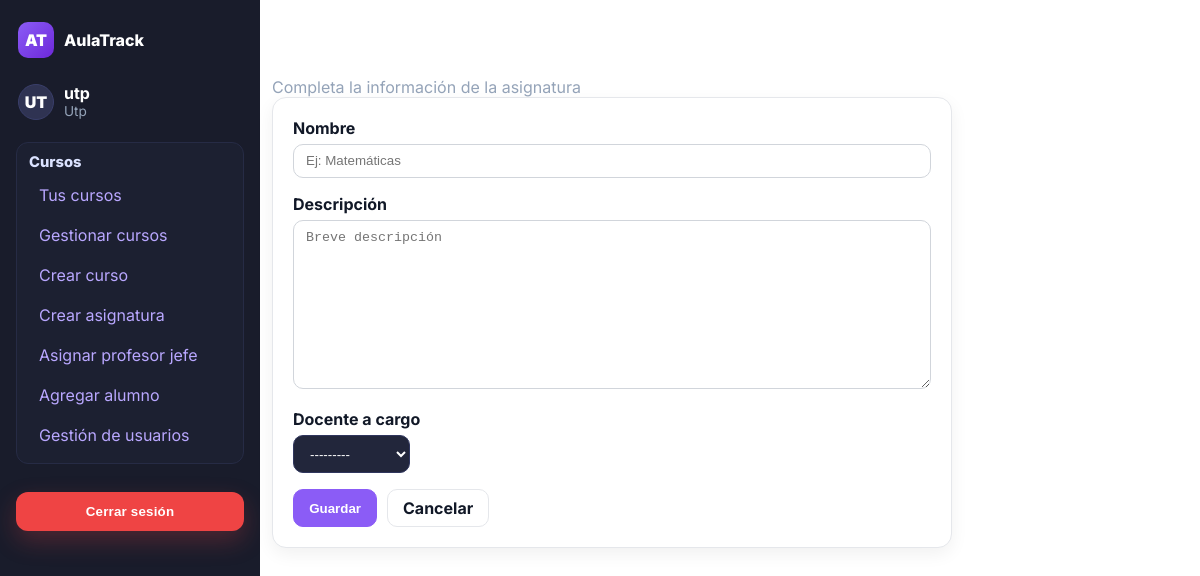
/asignaturas/crear/ (signed in), run on the app's committed database.
### usuarios/models.py (models this page shows, shortened)
class Usuario(AbstractUser):
    nombres = models.CharField(max_length=100)
    apellidos = models.CharField(max_length=100)
    rut = models.CharField(max_length=12, unique=True, validators=[rut_validator])
    ROLE_DOCENTE = 'docente'
    ROLE_UTP = 'utp'
    ROLE_INSPECTOR = 'inspector'
    ROLE_CHOICES = [
        (ROLE_DOCENTE, 'Docente'),
        (ROLE_UTP, 'UTP'),
        (ROLE_INSPECTOR, 'Inspector'),
    ]
    role = models.CharField(max_length=20, choices=ROLE_CHOICES)

### usuarios/views.py (the view)
# urls.py: path('asignaturas/crear/', crear_asignatura, name='crear_asignatura'),
@user_passes_test(es_utp)
def crear_asignatura(request):
    if request.method == "POST":
        form = AsignaturaForm(request.POST)
        if form.is_valid():
            form.save()
            messages.success(request, "Asignatura creada con éxito.")
            return redirect("usuarios:cursos_lista")
        messages.error(request, "Revisa los errores del formulario.")
    else:
        form = AsignaturaForm()
    return render(request, "crear_asignatura.html", {"form": form})

### usuarios/forms.py (shortened to what this page needs)
class AsignaturaForm(forms.ModelForm):
    class Meta:
        model = Asignatura
        fields = ["nombre", "descripcion", "profesor"]
        labels = {
            "nombre": "Nombre de la asignatura",
            "descripcion": "Descripción",
            "profesor": "Profesor",
        }
        widgets = {
            "nombre": forms.TextInput(attrs={"placeholder": "Ej: Matemáticas"}),
            "descripcion": forms.Textarea(attrs={"placeholder": "Breve descripción"}),
            "profesor": forms.Select(attrs={"data-placeholder": "Seleccione un docente"}),
        }
    def __init__(self, *args, **kwargs):
        super().__init__(*args, **kwargs)
        self.fields["profesor"].queryset = (
            Usuario.objects.filter(is_active=True, role=Usuario.ROLE_DOCENTE)
            .order_by("nombres", "apellidos", "username")
        )
        self.fields["profesor"].label_from_instance = lambda u: (
            f"{u.get_full_name()} ({u.username})".strip() if u.get_full_name() else f"{u.username}"
        )

### usuarios/views.py (called while the page is built)
def es_utp(user):
    return hasattr(user, 'role') and user.role == 'utp'

### usuarios/templates/crear_asignatura.html (shortened to what this page needs)
{% extends 'base.html' %}
{% load static %}
{% block extra_css %}
<link rel="stylesheet" href="{% static 'css/crear_asignatura.css' %}">
{% endblock %}
{% block content %}
<div class="page">
  <h1>Nueva Asignatura</h1>
  <div class="hint">Completa la información de la asignatura</div>
  <form method="post" class="form-card" novalidate>
    <div class="field">
      <label class="label" for="{{ form.nombre.id_for_label }}">Nombre</label>
      {{ form.nombre }}
    </div>
    <div class="field">
      <label class="label" for="{{ form.descripcion.id_for_label }}">Descripción</label>
      {{ form.descripcion }}
    </div>
    <div class="field">
      <label class="label" for="{{ form.profesor.id_for_label }}">Docente a cargo</label>
      {{ form.profesor }}
    </div>
    <div class="actions">
      <button class="btn primary" type="submit">Guardar</button>
      <a class="btn" href="{% url 'usuarios:home' %}">Cancelar</a>
    </div>
  </form>
</div>
{% endblock %}

### usuarios/templates/base.html (shortened to what this page needs)
{% load static %}
<!DOCTYPE html>
<html lang="es">
<head>
    <link rel="stylesheet" href="{% static 'css/base.css' %}">
    {% block extra_css %}{% endblock %}
</head>
<body>
<main class="app">
    <aside class="sidebar" aria-label="Barra lateral">
        <div class="sidebar-top">
            <div class="brand">
                <div class="logo" aria-hidden="true">AT</div>
                <div class="name">AulaTrack</div>
            </div>
            {% if user.is_authenticated %}
            <div class="profile" aria-label="Perfil usuario">
                <div class="avatar" aria-hidden="true">
                    {{ user.username|slice:":2"|upper }}
                </div>
                <div>
                    <div class="docente">{{ user.username }}</div>
                    <div class="rol">{{ user.role|title|default:"Sin rol" }}</div>
                </div>
            </div>
            <nav aria-label="Menú principal" class="menu">
                <div class="nav-section">
                    <h4>Cursos</h4>
                    <ul>
                        <li><a href="{% url 'usuarios:home_page' %}">Tus cursos</a></li>
                        {% if user.role == "utp" %}
                            <li><a href="{% url 'usuarios:cursos_lista' %}">Gestionar cursos</a></li>
                            <li><a href="{% url 'usuarios:crear_curso' %}">Crear curso</a></li>
                            <li><a href="{% url 'usuarios:crear_asignatura' %}">Crear asignatura</a></li>
                            <li><a href="{% url 'usuarios:asignar_profesor_jefe' %}">Asignar profesor jefe</a></li>
                            <li><a href="{% url 'usuarios:agregar_alumno' %}">Agregar alumno</a></li>
                            <li><a href="{% url 'usuarios:gestion_usuario' %}">Gestión de usuarios</a></li>
                        {% elif user.role == "docente" %}
                            <li><a href="{% url 'usuarios:home_page' %}">Mis cursos</a></li>
                        {% elif user.role == "alumno" %}
                            <li><a href="{% url 'usuarios:home_page' %}">Mi inicio</a></li>
                        {% endif %}
                    </ul>
                </div>
            </nav>
            <div class="logout">
                <form method="post" action="{% url 'usuarios:logout' %}">
                    <button type="submit" class="logout-btn">Cerrar sesión</button>
                </form>
            </div>
            {% endif %}
        </div>
    </aside>
    <section class="main">
        <div class="content">
            {% block content %}{% endblock %}
        </div>
    </section>
</main>
</body>
</html>

### usuarios/static/css/base.css (style rules this page uses)
:root { --brand-300:#c084fc; --brand-400:#b072ff; --brand-500:#a855f7; --brand-600:#8b5cf6; --brand-700:#7c3aed; --brand-800:#6d28d9; --bg-900:#141725; --bg-800:#191c2b; --bg-700:#1f2333; --panel:#23273a; --panel-2:#2b3050; --txt-100:#f3f4f6; --txt-200:#e5e7eb; --txt-400:#cbd5e1; --txt-600:#94a3b8; --success:#22c55e; --warning:#f59e0b; --danger:#ef4444; --ring: rgba(168,85,247,.45); --shadow: 0 10px 30px rgba(0,0,0,.35); --radius: 14px; }
* { box-sizing:border-box }
html,body { height:100% }
body { margin:0; font-family: Inter, system-ui, -apple-system, Segoe UI, Roboto, Helvetica, Arial, sans-serif; color:var(--txt-200); background: var(--bg-900); }
a { color:var(--brand-400);text-decoration:none }
h1,h2,h3 { margin:0 0 .5rem;color:#fff }
.hint { color:var(--txt-600) }
.app { display:grid; grid-template-columns:260px 1fr; min-height:100vh; }
.main { background:var(--bg-700); padding:24px 28px 28px 12px; }
.content { max-width:none;width:100%;margin:0 }
.sidebar { background:var(--bg-800); color:var(--txt-200); width:260px; height:100vh; display:flex; flex-direction:column; padding:18px 16px; }
.sidebar-top { display:flex; flex-direction:column; gap:16px; flex:1; }
.brand { display:flex;align-items:center;gap:10px; font-weight:800;color:#fff;margin:4px 2px 4px; }
.brand .logo { width:36px;height:36px;display:grid;place-items:center;border-radius:10px; background:linear-gradient(135deg,var(--brand-600),var(--brand-800)); color:#fff;font-weight:900; }
.profile { display:flex;gap:10px;align-items:center; margin:6px 2px 2px; }
.profile .avatar { width:36px;height:36px;border-radius:999px;display:grid;place-items:center; background:#2f3352;color:#fff;font-weight:900;border:1px solid #3a3f6b; }
.profile .docente { color:#fff;font-weight:700;line-height:1.1 }
.profile .rol { color:var(--txt-600);font-size:.85rem }
.menu { margin-top:4px }
.nav-section { background:#1c2031; border:1px solid #262b45; border-radius:12px; padding:10px 12px; }
.nav-section h4 { margin:0 0 6px; color:#dbe2ff; font-weight:800; font-size:.92rem; }
.nav-section ul { list-style:none; margin:0; padding:0; display:grid; gap:4px; }
.nav-section a { display:block; padding:8px 10px; border-radius:10px; color:#b9a7ff; }
.logout { margin-top:12px; }
.sidebar .logout-btn { width:100%; padding:.75rem 1rem; border:0; border-radius:12px; background: var(--danger); color:#fff; font-weight:800; letter-spacing:.2px; cursor:pointer; transition: background .2s ease, transform .05s ease, box-shadow .2s ease; box-shadow:0 10px 24px rgba(239,68,68,.25); }
.input, select { background:#22263b;border:1px solid #30365e;color:#fff; padding:.6rem .75rem;border-radius:10px;outline:0;transition:border .2s, box-shadow .2s; }
.topCta,.cta,.btn { display:inline-flex;align-items:center;justify-content:center; gap:.5rem;padding:.6rem 1rem;border-radius:999px;border:0;cursor:pointer;font-weight:700; transition:transform .05s ease, box-shadow .2s ease, background .2s ease; }

### usuarios/static/css/crear_asignatura.css (style rules this page uses)
.main { background:#fff; color:#0f172a; }
.page { max-width: 680px; margin: 16px 0; }
.form-card { background:#fff; border:1px solid #e5e7eb; border-radius:14px; padding:1.25rem; box-shadow:0 6px 18px rgba(2,6,23,.06); }
.field { margin-bottom:1rem; }
.label { display:block; font-weight:700; color:#111827; margin-bottom:.35rem; }
.form-card input[type="text"], .form-card textarea { width:100%; box-sizing:border-box; border:1px solid #d1d5db; border-radius:10px; padding:.55rem .75rem; background:#fff !important; color:#111827 !important; }
.form-card textarea { min-height:120px; resize:vertical; }
.actions { display:flex; gap:.6rem; }
.btn { display:inline-flex; align-items:center; justify-content:center; height:38px; padding:0 .95rem; border-radius:10px; font-weight:700; border:1px solid #e5e7eb; background:#fff; color:#111827; text-decoration:none; }
.btn.primary { background:#8b5cf6; border-color:#8b5cf6; color:#fff; }

### data on the page
Usuario: username "UT", username "utp", role "Utp"
